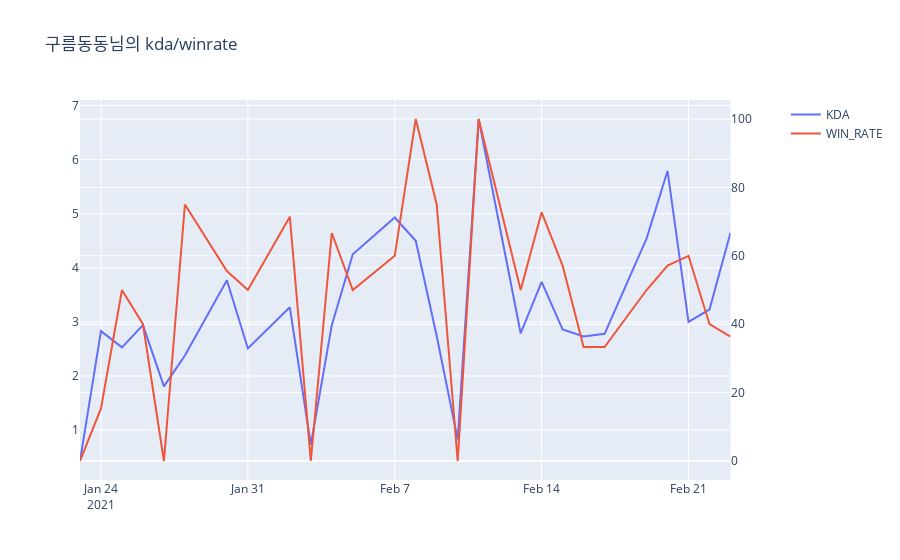

This figure's notebook cell:
### Markdown cell above
## 유저의 kda와 승률의 상관관계

### Code cell
name = input('아이디: ')
driver.get('https://op.gg')
a = driver.find_element_by_name('userName')
a.send_keys(name)
a.submit()
driver.find_element_by_xpath('/html/body/div[2]/div[2]/div/div/div[5]/div[2]/div[2]/div/div[1]/div/ul/li[2]/a').click()
time.sleep(3)


for i in range(4,10):
    driver.find_element_by_xpath('/html/body/div[2]/div[2]/div/div/div[5]/div[2]/div[2]/div/div[2]/div[{}]/a'.format(i)).click()
    time.sleep(5)

html = driver.page_source
soup = BeautifulSoup(html,'html.parser')
times = []
win_lose =[]
kda =[]
print(soup.select('div.GameItemWrap'))
for i in soup.select('div.GameItemWrap'):
    times.append(i.select('span._timeago._timeCountAssigned.tip')[0]['data-datetime'])

day = list(map(lambda x: datetime.datetime.fromtimestamp(int(x)).strftime('%Y-%m-%d'),times))
day2 = list(map(lambda x: datetime.datetime.strptime(x,'%Y-%m-%d'),day))

for i in soup.select('div.GameResult'):
    win_lose.append(i.text.replace('\n','').replace('\t',''))
    
for i in soup.select('div.KDA > div.KDA'):
    if i.select('span.Death')[0].text == '0':
        kda.append(round(((int(i.select('span.Kill')[0].text) + int(i.select('span.Assist')[0].text)) * 1.2),2))
    else:
        kda.append(round((int(i.select('span.Kill')[0].text) + int(i.select('span.Assist')[0].text)) / int(i.select('span.Death')[0].text),2))
a =[day,win_lose]
b =[day,kda]
df = pd.DataFrame(a).T
df.columns = ['날짜','승패']
df2 = pd.DataFrame(b).T
df2.columns=['날짜','KDA']
df['Count'] = 0
df = df.groupby(['날짜','승패'],as_index=False).count()
a = df2.groupby('날짜').sum()
a['count'] = df2.groupby('날짜').count()
a['kda'] = round(a['KDA'] / a['count'],2)

win_ratio =[]
for i in df['날짜'].drop_duplicates():
    
    y = df[df['날짜'] == i]
    print(y)
    if '승리' in y['승패'].values and '패배' in y['승패'].values:
        win_ratio.append(y[y['승패']=='승리'].Count.sum() / y.Count.sum() * 100)
    else:
        if '승리' in y['승패'].values:
            win_ratio.append(100)
        else:
            win_ratio.append(0)


a['win_rate'] = win_ratio
df5 = a[['kda','win_rate']]
df5.index = list(map(lambda x: datetime.datetime.strptime(x,'%Y-%m-%d'),df5.index))
df5

import plotly.graph_objects as go 
from plotly.subplots import make_subplots

fig = make_subplots(specs=[[{"secondary_y":True}]])

fig.add_trace(
    go.Scatter(x=df5.index,y=df5.kda,name='KDA'),
    secondary_y=False)
fig.add_trace(
    go.Scatter(x=df5.index,y=df5.win_rate,name='WIN_RATE'),
    secondary_y=True)

fig.update_layout(
    title_text="{}님의 kda/winrate".format(name))

### Figure 1 — Plotly figure (JSON) as saved in the notebook; plotly's stock layout.template omitted (floating-point values rounded to 4 significant figures)
{"data": [{"name": "KDA", "type": "scatter", "x": ["2021-01-23T00:00:00", "2021-01-24T00:00:00", "2021-01-25T00:00:00", "2021-01-26T00:00:00", "2021-01-27T00:00:00", "2021-01-28T00:00:00", "2021-01-30T00:00:00", "2021-01-31T00:00:00", "2021-02-02T00:00:00", "2021-02-03T00:00:00", "2021-02-04T00:00:00", "2021-02-05T00:00:00", "2021-02-07T00:00:00", "2021-02-08T00:00:00", "2021-02-09T00:00:00", "2021-02-10T00:00:00", "2021-02-11T00:00:00", "2021-02-13T00:00:00", "2021-02-14T00:00:00", "2021-02-15T00:00:00", "2021-02-16T00:00:00", "2021-02-17T00:00:00", "2021-02-19T00:00:00", "2021-02-20T00:00:00", "2021-02-21T00:00:00", "2021-02-22T00:00:00", "2021-02-23T00:00:00"], "xaxis": "x", "y": [0.43, 2.83, 2.53, 2.94, 1.81, 2.38, 3.77, 2.51, 3.27, 0.73, 2.94, 4.25, 4.93, 4.5, 2.74, 0.83, 6.75, 2.79, 3.74, 2.86, 2.73, 2.78, 4.54, 5.79, 3, 3.23, 4.65], "yaxis": "y"}, {"name": "WIN_RATE", "type": "scatter", "x": ["2021-01-23T00:00:00", "2021-01-24T00:00:00", "2021-01-25T00:00:00", "2021-01-26T00:00:00", "2021-01-27T00:00:00", "2021-01-28T00:00:00", "2021-01-30T00:00:00", "2021-01-31T00:00:00", "2021-02-02T00:00:00", "2021-02-03T00:00:00", "2021-02-04T00:00:00", "2021-02-05T00:00:00", "2021-02-07T00:00:00", "2021-02-08T00:00:00", "2021-02-09T00:00:00", "2021-02-10T00:00:00", "2021-02-11T00:00:00", "2021-02-13T00:00:00", "2021-02-14T00:00:00", "2021-02-15T00:00:00", "2021-02-16T00:00:00", "2021-02-17T00:00:00", "2021-02-19T00:00:00", "2021-02-20T00:00:00", "2021-02-21T00:00:00", "2021-02-22T00:00:00", "2021-02-23T00:00:00"], "xaxis": "x", "y": [0, 15.38, 50, 40, 0, 75, 55.56, 50, 71.43, 0, 66.67, 50, 60, 100, 75, 0, 100, 50, 72.73, 57.14, 33.33, 33.33, 50, 57.14, 60, 40, 36.36], "yaxis": "y2"}], "layout": {"title": {"text": "구름동동님의 kda/winrate"}, "xaxis": {"anchor": "y", "domain": [0, 0.94]}, "yaxis": {"anchor": "x", "domain": [0, 1]}, "yaxis2": {"anchor": "x", "overlaying": "y", "side": "right"}}}
